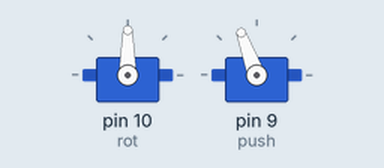
A sketch run on a simulated Arduino Uno, built with avr-gcc and run on an emulated ATmega328P. On the bench: 2 × servo. Random numbers use the default seed unless the sketch sets one.

Above: at 0.05 s.
At 1.65 s:
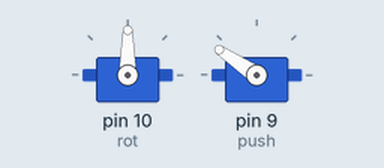
At 3.25 s:
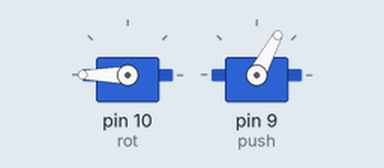
At 6.5 s:
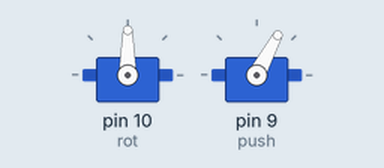
Timing chart, 0 to 8.5 s (numbered marks = the images above):
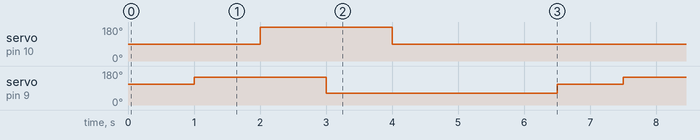

Measured:
- by itself, servo on pin 10 (rot): alternates 180° for 2.0 s and 90° for 4.5 s
- by itself, servo on pin 9 (push): repeats every 6.5 s: 62° 3.5 s, 110° 1.0 s, 146° 2.0 s

The sketch:

Arduino.ino
```cpp
#include <Servo.h>

Servo rot;
Servo push;

// Углы вращения
int rotLeft  = 0;
int rotMid   = 90;
int rotRight = 180;

// Углы толкателя (твои)
int pushRest = 62;
int pushHold = 110;
int pushPush = 146;

char moves[] = {'R','L','U','D','F'};
int moveCount = 5;

void setup() {
  rot.attach(10);
  push.attach(9);

  push.write(pushRest);
  rot.write(rotMid);

  randomSeed(analogRead(A0)); // генерация случайности
}

void loop() {

  char m = moves[random(moveCount)];

  doMove(m);

  delay(1500); // пауза между ходами
}

void doMove(char m) {

  // Захват
  push.write(pushHold);
  delay(1000);

  // Толчок
  push.write(pushPush);
  delay(1000);

  // Вращение
  rot.write(rotRight);
  delay(1000);

  // Отпуск
  push.write(pushRest);
  delay(1000);

  // Возврат
  rot.write(rotMid);
  delay(1000);
}
```
